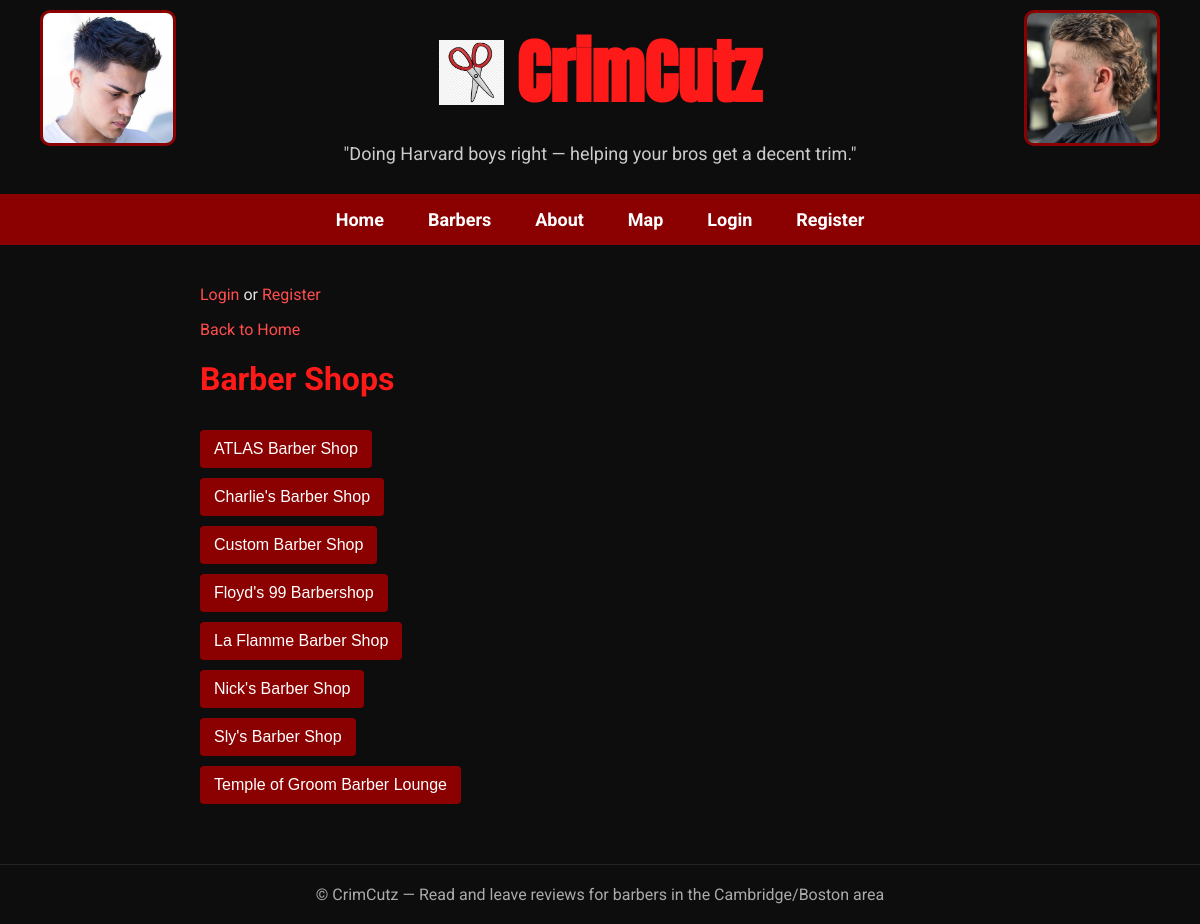
Screenshot of /barbers with the database file from the repository.
### tables this page shows
CREATE TABLE shops (
id INTEGER PRIMARY KEY AUTOINCREMENT,
name TEXT NOT NULL,
location TEXT,
website TEXT,
description TEXT
, latitude REAL, longitude REAL);

### app.py (the view)
@app.route("/barbers")
def barbers():
    db = get_db_connection()
    shops = db.execute("""SELECT id, name, location, website, description FROM shops ORDER BY name ASC""").fetchall()
    result = []
    for shop in shops:
        shop_barbers = db.execute("""
            SELECT id, name FROM barbers
            WHERE shop_id = ?
            ORDER BY name ASC
        """, (shop["id"],)).fetchall()
        result.append({
            "shop": shop,
            "barbers": shop_barbers
        })
    return render_template("barbers.html", shops = result, user=session.get("username"))

### app.py (called while the page is built)
def get_db_connection():
    if "db" not in g:
        g.db = sqlite3.connect("crimcuts.db")
        g.db.row_factory = sqlite3.Row
    return g.db

@app.teardown_appcontext
def close_db_connection(error):
    db = g.pop("db", None)
    if db is not None:
        db.close()

### templates/barbers.html (shortened to what this page needs)
{% extends "layout.html" %}
{% block main %}
{% if user %}
    <p>Welcome, {{ user }}! Browse the barber shops and their barbers below.</p>
{% else %}
    <p>
        <a href="{{ url_for('login') }}">Login</a> or
        <a href="{{ url_for('register') }}">Register</a>
    </p>
{% endif %}
<p><a href="{{ url_for('index') }}">Back to Home</a></p>
<h1>Barber Shops</h1>
{% for entry in shops %}
    <div class ="shop_section">
        <button type="shop-toggle" onclick="toggleShop('{{ entry.shop.id }}')">
            {{ entry.shop.name }}
        </button>
    </div>
{% endfor %}
{% endblock %}

### static/style.css (style rules this page uses)
body { background-color: #0d0d0d; color: #e5e5e5; font-family: 'Roboto', sans-serif; margin: 0; padding: 0; }
h1, h2 { color: #ff1a1a; font-weight: 700; }
button, a button { background-color: #8b0000; color: white; border: none; padding: 10px 14px; margin-top: 10px; font-size: 16px; cursor: pointer; border-radius: 4px; }
a { color: #ff4c4c; text-decoration: none; }

### rows the page displays
shops: shop.name "ATLAS Barber Shop"
shops: shop.name "Charlie's Barber Shop"
shops: shop.name "Custom Barber Shop"
shops: shop.name "Floyd's 99 Barbershop"
shops: shop.name "La Flamme Barber Shop"
shops: shop.name "Nick's Barber Shop"
shops: shop.name "Sly's Barber Shop"
shops: shop.name "Temple of Groom Barber Lounge"
